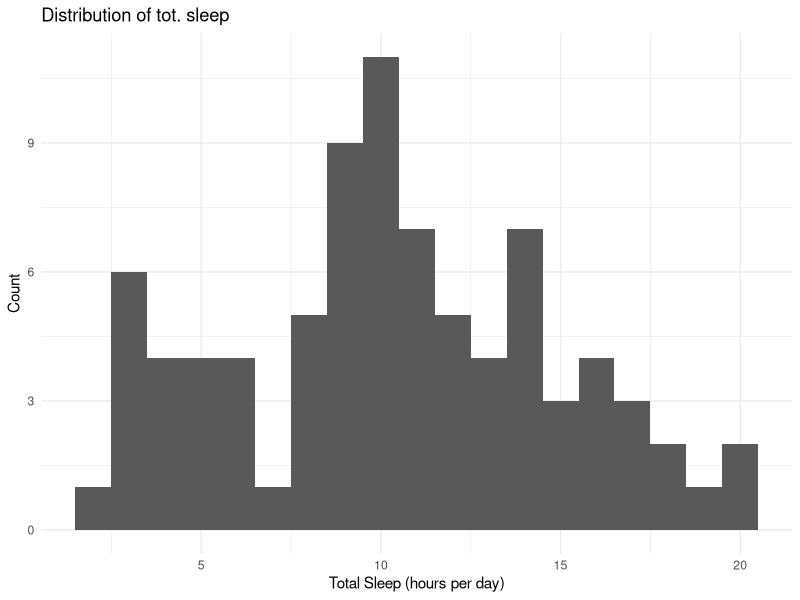

The R script that drew this image: (Note: this script raises an error after producing the figure.)
library(tidyverse)
library(ggplot2)
data(msleep)
?msleep

summary(msleep)

msleep_sorted <- msleep %>% arrange(sleep_total)
msleep_sorted

# 1. Convert into factors
msleep <- msleep %>%
  mutate(across(c(genus, vore, order, conservation), as.factor))

# 2. Shortest sleep time
shortest_sleep <- min(msleep$sleep_total)
shortest_sleep_mammal <-
  msleep %>% filter(sleep_total == shortest_sleep) %>% pull(name)

# 3. Most missing
missing_values <- max(colSums(is.na(msleep)))
most_missing <- names(msleep[which.max(colSums(is.na(msleep)))])
most_missing

# 4. Correlations
numeric <- msleep %>% select(where(is.numeric))
correlations <- cor(numeric, use = "pairwise.complete.obs", method = "pearson")
correlations

# 5. Highest correlation

correlations_copy <- correlations
correlations_copy[correlations_copy == 1] <- 0
correlations_copy[correlations_copy == min(correlations_copy)] <- 0
correlations_copy
highest_corr <- max(correlations_copy)

# 6. Sleep time distribution
sleep_histogram <- ggplot(data = msleep, aes(x = sleep_total)) +
  geom_histogram(binwidth = 1) +
  labs(title = "Distribution of tot. sleep",
       x = "Total Sleep (hours per day)",
       y = "Count") +
  theme_minimal()
print(sleep_histogram)


# 7. Bar chart for food categories
food_barchart <- ...

# 8. Grouped box plot for sleep time
sleep_boxplot <- ...

# 9. Longest average sleep time
highest_average <- ...

# 10. REM sleep vs. total sleep, colored by order
sleep_scatterplot <- ...

# 11. REM sleep vs. total sleep for the order most common in the data
sleep_scatterplot2 <- ...
